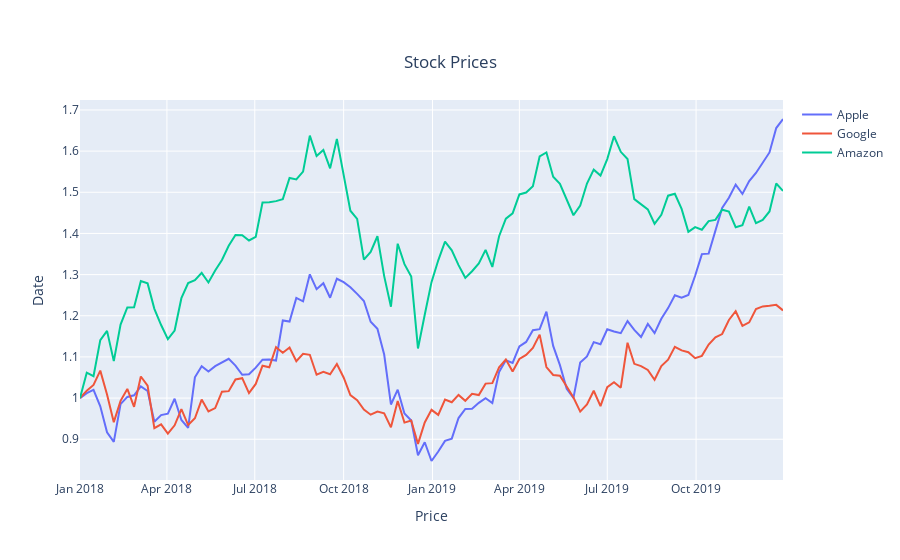

Notebook code for this chart:
### Markdown cell above
By using **fig.add_trace()** to add multiple traces to a Figure object, we can create more complex plots that combine different types of data, such as scatter plots, line plots, and bar charts. We can also customize the appearance and layout of each trace individually, providing greater flexibility in creating visualizations

### Code cell
# Canvas
fig = go.Figure()

# Individual figures
fig.add_trace(go.Scatter(x=df_stocks['date'], y=df_stocks['AAPL'], mode='lines', name='Apple'))
fig.add_trace(go.Scatter(x=df_stocks['date'], y=df_stocks['GOOG'], mode='lines', name='Google'))
fig.add_trace(go.Scatter(x=df_stocks['date'], y=df_stocks['AMZN'], mode='lines', name='Amazon'))

# Title and x and y labels
fig.update_layout(title='Stock Prices', title_x=0.5, title_y=0.9,
                 xaxis_title='Price', yaxis_title='Date')
